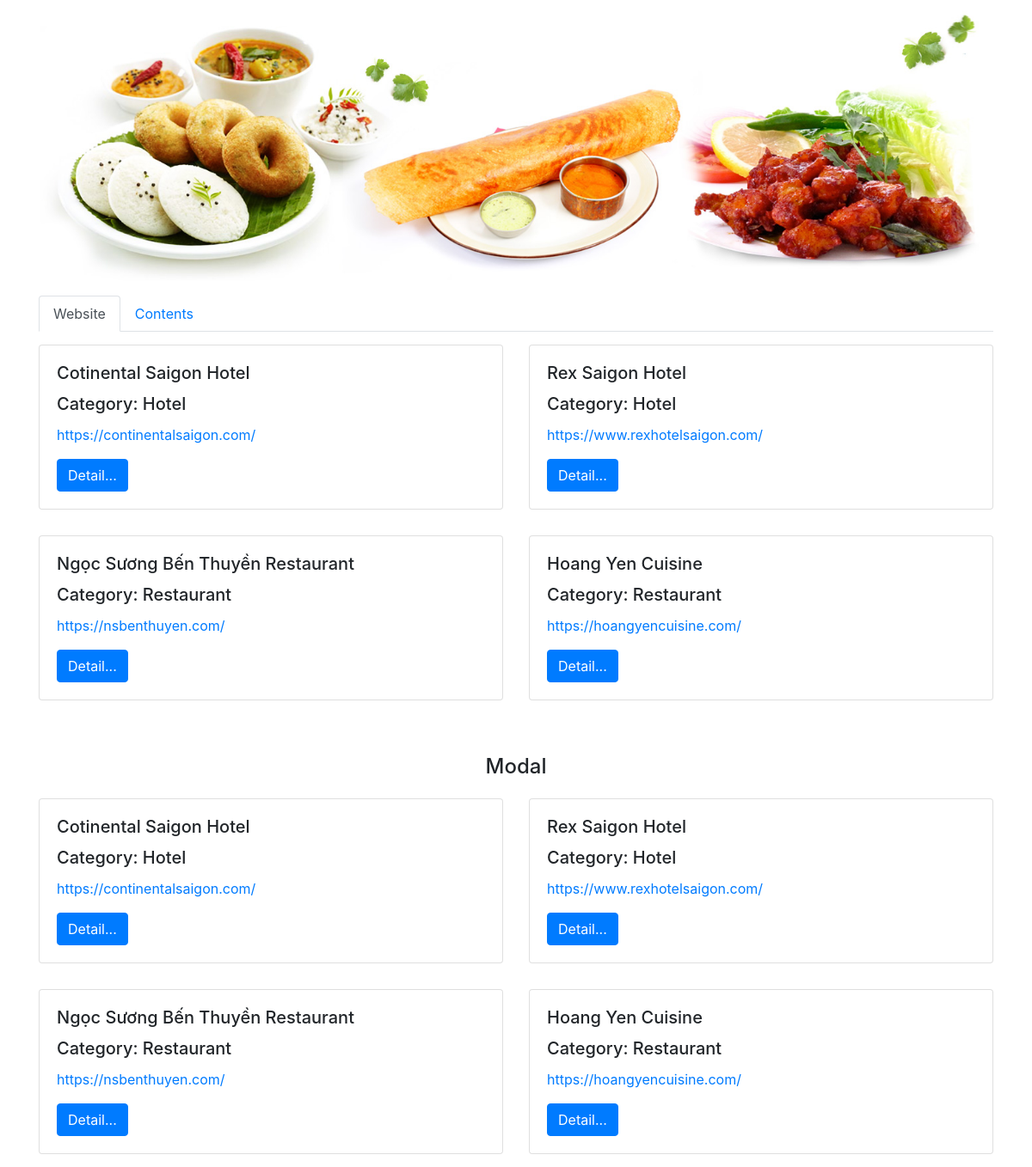
/websites/, run on the app's committed database.
### firstapp/models.py (models this page shows)
class Website(models.Model):
    category = models.ForeignKey(Category, on_delete=models.CASCADE)
    name = models.CharField(max_length=150, unique=True)
    url = models.URLField(unique=True)
    def __str__(self):
        return self.name

class Category(models.Model):
    name = models.CharField(max_length=150, unique=True)
    def __str__(self):
        return self.name

### firstapp/views.py (the view)
# urls.py: path('websites/', views.read_websites, name='websites'),
def read_websites(request):
    list_websites = Website.objects.all()
    return render(request, 'firstapp/websites.html', context={
        'List_Websites': list_websites,
    })

### firstapp/templates/firstapp/websites.html (shortened to what this page needs)
{% load static %}
<!doctype html>
<html lang="en">
<head>
    <link rel="stylesheet" href="https://stackpath.bootstrapcdn.com/bootstrap/4.3.1/css/bootstrap.min.css"
>
</head>
<body>
    <div class="container">
        <div>
            <img src="{% static 'firstapp/images/foods.jpg' %}" alt="banner" class="img-fluid" />
        </div>
        <ul class="nav nav-tabs">
            <li class="nav-item">
                <a class="nav-link active" href="{% url 'firstapp:websites' %}">Website</a>
            </li>
            <li class="nav-item">
                <a class="nav-link" href="{% url 'firstapp:contents' %}">Contents</a>
            </li>
        </ul>
        <div class="row">
            {% for website in List_Websites %}
            <div class="col-md-6" style="margin: 15px 0;">
                <div class="card">
                    <div class="card-body">
                        <h5 class="card-title">{{ website.name }}</h5>
                        <h5 class="card-title">Category: {{ website.category }}</h5>
                        <p class="card-text">
                            <a href="{{ website.url }}">
                                {{ website.url }}
                            </a>
                        </p>
                        <a href="{% url 'firstapp:contents_by_web_2' website.pk %}"
                            class="btn btn-primary">Detail...</a>
                    </div>
                </div>
            </div>
            {% endfor %}
        </div>
        <br><br>
        <h4 class="text-center">Modal</h4>
        <div class="row">
            {% for website in List_Websites %}
                <div class="col-md-6" style="margin: 15px 0;">
                    <div class="card">
                        <div class="card-body">
                            <h5 class="card-title">{{ website.name }}</h5>
                            <h5 class="card-title">Category: {{ website.category }}</h5>
                            <p class="card-text">
                                <a href="{{ website.url }}">
                                    {{ website.url }}
                                </a>
                            </p>
                            <a href="#" class="btn btn-primary" data-toggle="modal" data-target="#ws{{ website.pk }}">Detail...</a>
                        </div>
                    </div>
                </div>
            {% endfor %}
        </div>
    </div>
</body>
</html>

### data on the page
Website: name "Cotinental Saigon Hotel", category "Hotel", url "https://continentalsaigon.com/"
Website: name "Rex Saigon Hotel", category "Hotel", url "https://www.rexhotelsaigon.com/"
Website: name "Ngọc Sương Bến Thuyền Restaurant", category "Restaurant", url "https://nsbenthuyen.com/"
Website: name "Hoang Yen Cuisine", category "Restaurant", url "https://hoangyencuisine.com/"
